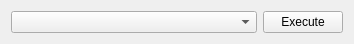
<?xml version="1.0" encoding="UTF-8"?>
<ui version="4.0">
 <class>QueryWidget</class>
 <widget class="QWidget" name="QueryWidget">
  <property name="geometry">
   <rect>
    <x>0</x>
    <y>0</y>
    <width>354</width>
    <height>41</height>
   </rect>
  </property>
  <property name="windowTitle">
   <string>Query</string>
  </property>
  <layout class="QHBoxLayout" name="horizontalLayout">
   <item>
    <widget class="QComboBox" name="datasources">
     <property name="sizePolicy">
      <sizepolicy hsizetype="Expanding" vsizetype="Fixed">
       <horstretch>0</horstretch>
       <verstretch>0</verstretch>
      </sizepolicy>
     </property>
    </widget>
   </item>
   <item>
    <widget class="QPushButton" name="execute">
     <property name="text">
      <string>Execute</string>
     </property>
    </widget>
   </item>
  </layout>
 </widget>
 <resources/>
 <connections/>
</ui>
